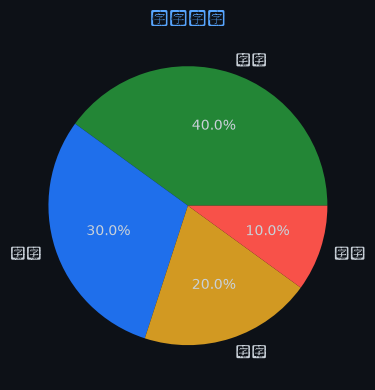

Write the Python code that produced this figure.

import matplotlib
matplotlib.use('Agg')
import matplotlib.pyplot as plt
import json, base64, os

chart = json.loads('''{"chartType":"pie","title":{"literalString":"预算分布"},"labels":["研发","市场","行政","其他"],"datasets":[{"label":"预算","data":[40,30,20,10]}],"sizes":{"width":600,"height":400}}''')

fig, ax = plt.subplots(figsize=(600/100, 400/100))
fig.patch.set_facecolor('#0d1117')
ax.set_facecolor('#161b22')
ax.tick_params(colors='#c9d1d9')
ax.xaxis.label.set_color('#c9d1d9')
ax.yaxis.label.set_color('#c9d1d9')
ax.title.set_color('#58a6ff')
for spine in ax.spines.values(): spine.set_color('#30363d')

labels = ["研发","市场","行政","其他"]
datasets = [{"label":"预算","data":[40,30,20,10]}]
chartType = "pie"

if chartType == 'pie':
    wedges, texts, autotexts = ax.pie(datasets[0]['data'], labels=labels, autopct='%1.1f%%',
        colors=['#238636','#1f6feb','#d29922','#f85149','#a371f7','#3fb950'],
        textprops={'color':'#c9d1d9'})
else:
    for ds in datasets:
        color = ds.get('color', None)
        if chartType == 'bar':
            ax.bar(labels, ds['data'], label=ds['label'])
        elif chartType == 'line':
            ax.plot(labels, ds['data'], marker='o', label=ds['label'])
    ax.legend(facecolor='#161b22', edgecolor='#30363d', labelcolor='#c9d1d9')

ax.set_title(chart.get('title',{}).get('literalString',''), color='#58a6ff', fontsize=12)
plt.tight_layout()
plt.savefig("/Users/wisonzhu/projects/ag-ui-demo/.tmp/chart_g1rkky.png", dpi=100, bbox_inches='tight', facecolor='#0d1117')
